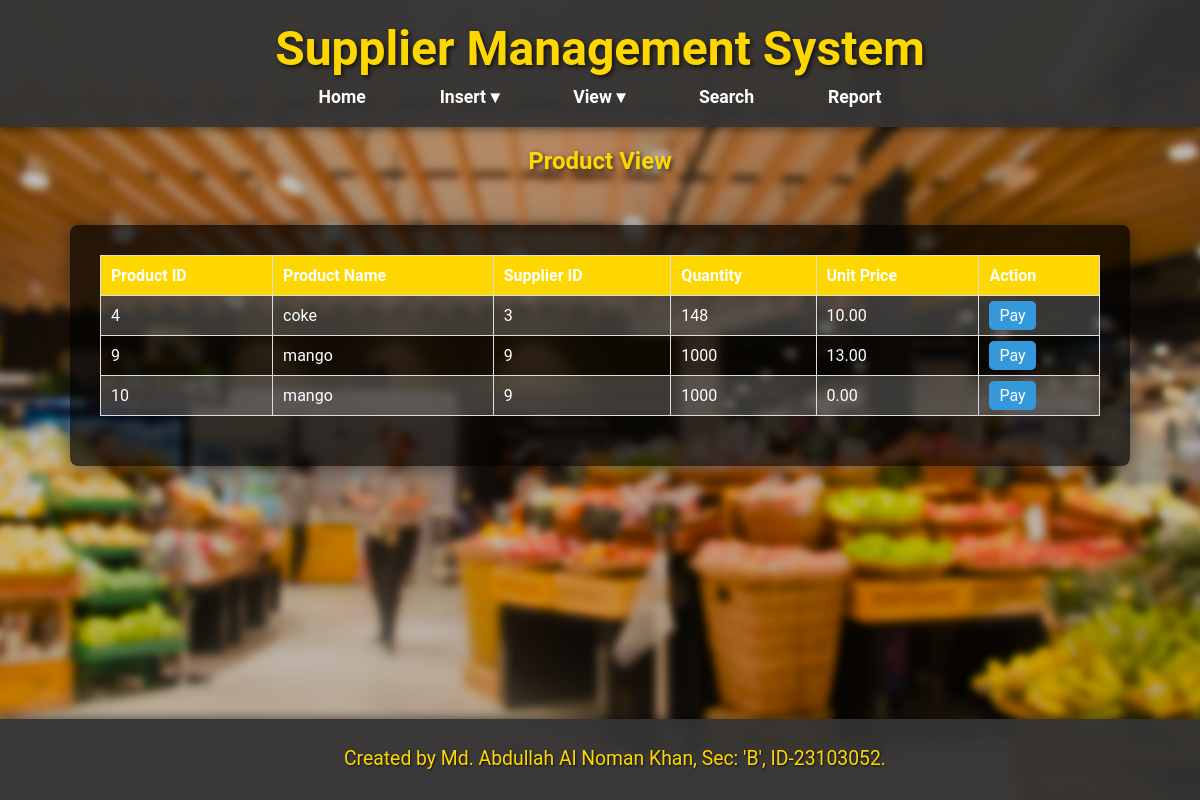
The page /view_product.php on the database its author committed.
### tables this page shows
CREATE TABLE `products` (
  `product_id` int(11) NOT NULL,
  `product_name` varchar(100) NOT NULL,
  `supplier_id` int(11) NOT NULL,
  `quantity` int(11) NOT NULL,
  `unit_price` decimal(10,2) NOT NULL,
  `total_price` decimal(10,2) DEFAULT NULL
);

### view_product.php (the view, shortened to what this page needs)
<!DOCTYPE html>
<html lang="en">
<head>
    <link rel="stylesheet" href="style.css">
</head>
<body>
    <div class="header">
        <h1>Supplier Management System</h1>
        <div class="nav">
            <a href="home.php">Home</a>
            <div class="dropdown">
                <a href="javascript:void(0)">Insert &#9662;</a>
            </div>
            <div class="dropdown">
                <a href="javascript:void(0)">View &#9662;</a>
            </div>
            <a href="search.php">Search</a>
            <a href="report.php">Report</a>
        </div>
    </div>
    <div class="container">
        <h2>Product View</h2>
        <div class="table-container">
            <?php
            $servername = "localhost";
            $username = "root";
            $password = "";
            $dbname = "db_s";
            $conn = new mysqli($servername, $username, $password, $dbname);
            $sql = "SELECT product_id, product_name, supplier_id, quantity, unit_price FROM products";
            $result = $conn->query($sql);
            if ($result->num_rows > 0) {
                echo "<table><tr><th>Product ID</th><th>Product Name</th><th>Supplier ID</th><th>Quantity</th><th>Unit Price</th><th>Action</th></tr>";
                while ($row = $result->fetch_assoc()) {
                    echo "<tr><td>" . $row["product_id"] . "</td><td>" . $row["product_name"] . "</td><td>" . $row["supplier_id"] . "</td><td>" . $row["quantity"] . "</td><td>" . $row["unit_price"] . "</td><td>
                        <a href='process_payment.php?supplier_id=" . $row["supplier_id"] . "&product_id=" . $row["product_id"] . "&product_name=" . urlencode($row["product_name"]) . "&quantity=" . $row["quantity"] . "&unit_price=" . $row["unit_price"] . "' class='action-button'>Pay</a>
                    </td></tr>";
                }
                echo "</table>";
            } else {
                echo "<p>No records found.</p>";
            }
            ?>
        </div>
    </div>
    <div class="footer">
        <p>Created by Md. Abdullah Al Noman Khan, Sec: 'B', ID-23103052.</p>
    </div>
</body>
</html>

### style.css (style rules this page uses)
body { font-family: 'Roboto', sans-serif; background: url('p.png') no-repeat center center fixed; background-size: cover; margin: 0; padding: 0; color: #ffffff; text-align: center; }
.header { background-color: rgba(51, 51, 51, 0.95); color: white; padding: 20px 10px; box-shadow: 0 2px 10px rgba(0, 0, 0, 0.5); text-align: center; position: relative; }
.header h1 { margin: 0; font-size: 3em; color: #FFD700; text-shadow: 2px 2px 5px rgba(0, 0, 0, 0.7); }
.nav { margin-top: 10px; position: relative; }
.header a { color: white; padding: 15px 25px; text-decoration: none; border-radius: 5px; transition: background-color 0.3s; font-size: 1.1em; margin: 0 10px; font-weight: bold; }
.dropdown { position: relative; display: inline-block; }
.footer { background-color: rgba(51, 51, 51, 0.95); color: #FFD700; padding: 15px; position: fixed; bottom: 0; width: 100%; text-align: center; box-shadow: 0 -2px 10px rgba(0, 0, 0, 0.5); font-size: 1.1em; text-shadow: 1px 1px 2px rgba(0, 0, 0, 0.7); }
h1, h2 { color: #FFD700; text-shadow: 2px 2px 5px rgba(0, 0, 0, 0.7); }
p, label { font-size: 1.1em; line-height: 1.6; margin: 10px 0; }

### view_product.php (style rules this page uses)
.table-container { max-width: 1000px; margin: 50px auto; padding: 30px; background: rgba(0, 0, 0, 0.7); border-radius: 8px; box-shadow: 0 4px 20px rgba(0, 0, 0, 0.5); }
table { width: 100%; border-collapse: collapse; margin-bottom: 20px; border-radius: 8px; }
th, td { padding: 10px; border: 1px solid #ddd; text-align: left; color: white; }
th { background-color: #FFD700; }
tr:nth-child(even) { background-color: rgba(255, 255, 255, 0.2); }
.action-button { padding: 5px 10px; border: none; border-radius: 5px; text-decoration: none; color: white; background-color: #3498db; transition: background-color 0.3s; }

### rows shown on the page
products: product_id "4", product_name "coke", supplier "3", quantity "148", unit_price "10.00"
products: product_id "9", product_name "mango", supplier "9", quantity "1000", unit_price "13.00"
products: product_id "10", product_name "mango", supplier "9", quantity "1000", unit_price "0.00"
